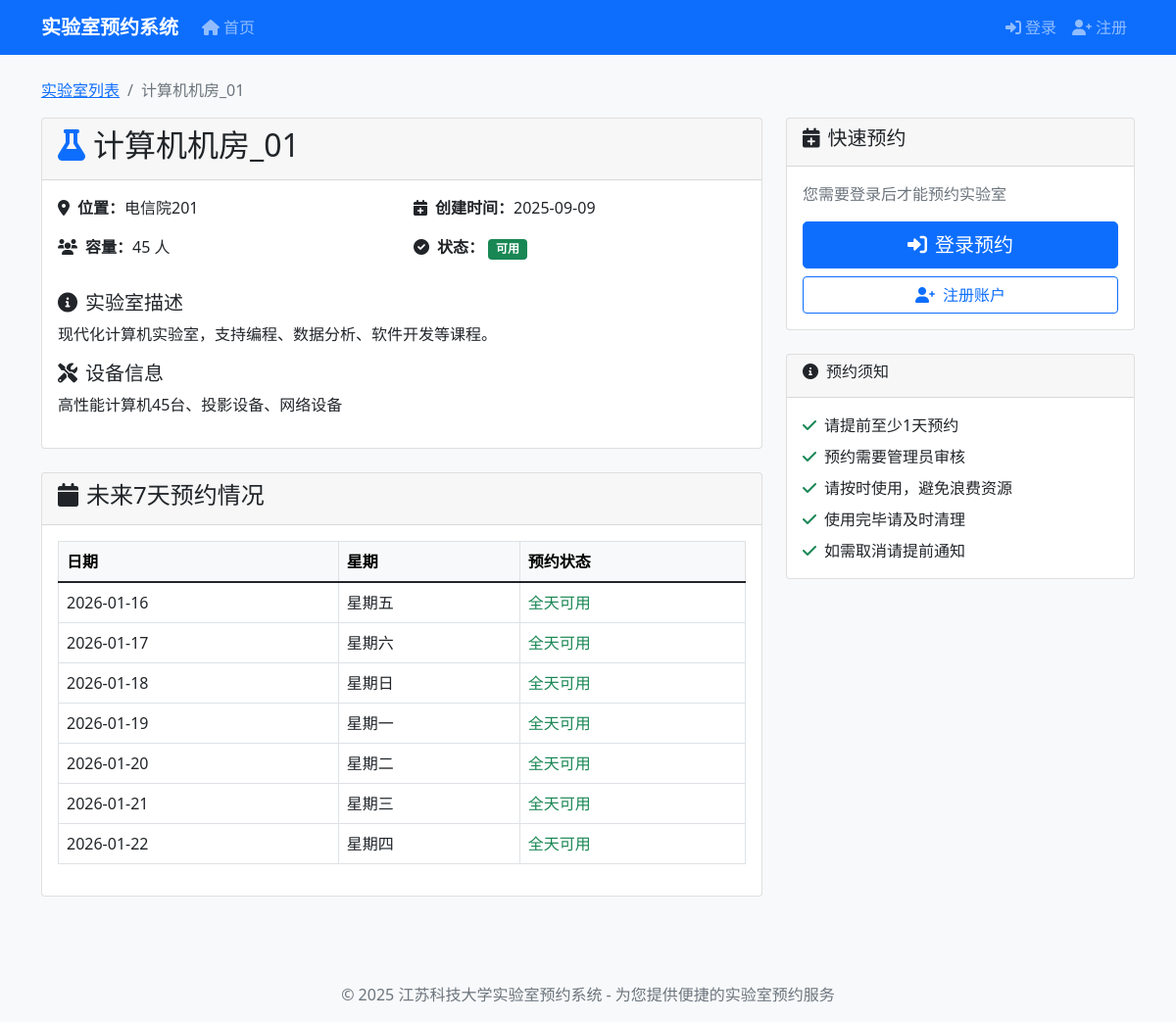
The app's page /laboratory/3/ with its own data.
### reservations/models.py (models this page shows, shortened)
class Laboratory(models.Model):
    CATEGORY_CHOICES = [
        ('physics', '物理'),
        ('chemistry', '化学'),
        ('biology', '生物'),
        ('computer', '计算机'),
        ('engineering', '工程'),
        ('mathematics', '数学'),
        ('electronics', '电子'),
        ('materials', '材料'),
        ('environmental', '环境'),
        ('medical', '医学'),
        ('other', '其他'),
    ]
    name = models.CharField(max_length=100, verbose_name="实验室名称")
    category = models.CharField(max_length=20, choices=CATEGORY_CHOICES, default='other', verbose_name="科目分类")
    location = models.CharField(max_length=200, verbose_name="位置")
    capacity = models.PositiveIntegerField(verbose_name="容量")
    equipment = models.TextField(verbose_name="设备描述", blank=True)
    description = models.TextField(verbose_name="实验室描述", blank=True)
    is_active = models.BooleanField(default=True, verbose_name="是否可用")
    created_at = models.DateTimeField(auto_now_add=True, verbose_name="创建时间")
    class Meta:
        verbose_name = "实验室"
        verbose_name_plural = "实验室"
        ordering = ['category', 'name']

### reservations/views.py (the view)
# urls.py: path('laboratory/<int:lab_id>/', views.laboratory_detail, name='laboratory_detail'),
def laboratory_detail(request, lab_id):
    laboratory = get_object_or_404(Laboratory, id=lab_id, is_active=True)
    today = timezone.now().date()
    future_dates = [today + timedelta(days=i) for i in range(7)]
    time_slots = TimeSlot.objects.filter(laboratory=laboratory, is_available=True)
    existing_reservations = Reservation.objects.filter(
        laboratory=laboratory,
        date__in=future_dates,
        status__in=['pending', 'approved']
    ).values('date', 'start_time', 'end_time')
    context = {
        'laboratory': laboratory,
        'time_slots': time_slots,
        'future_dates': future_dates,
        'existing_reservations': list(existing_reservations),
    }
    return render(request, 'reservations/laboratory_detail.html', context)

### reservations/templates/reservations/laboratory_detail.html (shortened to what this page needs)
{% extends 'reservations/base.html' %}
{% block content %}
<div class="row">
    <div class="col-12">
        <nav aria-label="breadcrumb">
            <ol class="breadcrumb">
                <li class="breadcrumb-item"><a href="{% url 'reservations:laboratory_list' %}">实验室列表</a></li>
                <li class="breadcrumb-item active">{{ laboratory.name }}</li>
            </ol>
        </nav>
    </div>
</div>
<div class="row">
    <div class="col-lg-8">
        <div class="card">
            <div class="card-header">
                <h2><i class="fas fa-flask text-primary me-2"></i>{{ laboratory.name }}</h2>
            </div>
            <div class="card-body">
                <div class="row mb-3">
                    <div class="col-md-6">
                        <p><strong><i class="fas fa-map-marker-alt me-2"></i>位置：</strong>{{ laboratory.location }}</p>
                        <p><strong><i class="fas fa-users me-2"></i>容量：</strong>{{ laboratory.capacity }} 人</p>
                    </div>
                    <div class="col-md-6">
                        <p><strong><i class="fas fa-calendar-plus me-2"></i>创建时间：</strong>{{ laboratory.created_at|date:"Y-m-d" }}</p>
                        <p><strong><i class="fas fa-check-circle me-2"></i>状态：</strong>
                            {% if laboratory.is_active %}
                                <span class="badge bg-success">可用</span>
                            {% else %}
                                <span class="badge bg-danger">不可用</span>
                            {% endif %}
                        </p>
                    </div>
                </div>
                {% if laboratory.description %}
                    <div class="mb-3">
                        <h5><i class="fas fa-info-circle me-2"></i>实验室描述</h5>
                        <p>{{ laboratory.description }}</p>
                    </div>
                {% endif %}
                {% if laboratory.equipment %}
                    <div class="mb-3">
                        <h5><i class="fas fa-tools me-2"></i>设备信息</h5>
                        <p>{{ laboratory.equipment }}</p>
                    </div>
                {% endif %}
            </div>
        </div>
        <div class="card mt-4">
            <div class="card-header">
                <h4><i class="fas fa-calendar me-2"></i>未来7天预约情况</h4>
            </div>
            <div class="card-body">
                <div class="table-responsive">
                    <table class="table table-bordered">
                        <thead class="table-light">
                            <tr>
                                <th>日期</th>
                                <th>星期</th>
                                <th>预约状态</th>
                            </tr>
                        </thead>
                        <tbody>
                            {% for date in future_dates %}
                                <tr>
                                    <td>{{ date|date:"Y-m-d" }}</td>
                                    <td>{{ date|date:"l" }}</td>
                                    <td>
                                        {% with reserved_times=existing_reservations|dictsort:"date" %}
                                            {% for reservation in reserved_times %}
                                                {% if reservation.date == date %}
                                                    <span class="badge bg-warning me-1">
                                                        {{ reservation.start_time|time:"H:i" }}-{{ reservation.end_time|time:"H:i" }}
                                                    </span>
                                                {% endif %}
                                            {% empty %}
                                                <span class="text-success">全天可用</span>
                                            {% endfor %}
                                        {% endwith %}
                                    </td>
                                </tr>
                            {% endfor %}
                        </tbody>
                    </table>
                </div>
            </div>
        </div>
    </div>
    <div class="col-lg-4">
        <div class="card">
            <div class="card-header">
                <h5><i class="fas fa-calendar-plus me-2"></i>快速预约</h5>
            </div>
            <div class="card-body">
                {% if user.is_authenticated %}
                    {% if laboratory.is_active %}
                        <p class="text-muted mb-3">点击下方按钮开始预约这个实验室</p>
                        <a href="{% url 'reservations:make_reservation' laboratory.id %}"
                           class="btn btn-primary btn-lg w-100">
                            <i class="fas fa-calendar-plus me-2"></i>立即预约
                        </a>
                    {% else %}
                        <div class="alert alert-warning">
                            <i class="fas fa-exclamation-triangle me-2"></i>
                            该实验室暂时不可预约
                        </div>
                    {% endif %}
                {% else %}
                    <p class="text-muted mb-3">您需要登录后才能预约实验室</p>
                    <a href="{% url 'reservations:login' %}?next={% url 'reservations:make_reservation' laboratory.id %}"
                       class="btn btn-primary btn-lg w-100 mb-2">
                        <i class="fas fa-sign-in-alt me-2"></i>登录预约
                    </a>
                    <a href="{% url 'reservations:register' %}"
                       class="btn btn-outline-primary w-100">
                        <i class="fas fa-user-plus me-2"></i>注册账户
                    </a>
                {% endif %}
            </div>
        </div>
        <div class="card mt-4">
            <div class="card-header">
                <h6><i class="fas fa-info-circle me-2"></i>预约须知</h6>
            </div>
            <div class="card-body">
                <ul class="list-unstyled mb-0">
                    <li class="mb-2"><i class="fas fa-check text-success me-2"></i>请提前至少1天预约</li>
                    <li class="mb-2"><i class="fas fa-check text-success me-2"></i>预约需要管理员审核</li>
                    <li class="mb-2"><i class="fas fa-check text-success me-2"></i>请按时使用，避免浪费资源</li>
                    <li class="mb-2"><i class="fas fa-check text-success me-2"></i>使用完毕请及时清理</li>
                    <li><i class="fas fa-check text-success me-2"></i>如需取消请提前通知</li>
                </ul>
            </div>
        </div>
    </div>
</div>
{% endblock %}

### reservations/templates/reservations/base.html (style rules this page uses)
body { display: flex; flex-direction: column; min-height: 100vh; background-color: #f8f9fa; }

### records on screen
Laboratory: name "计算机机房_01", location "电信院201", capacity "45", created_at "2025-09-09", description "现代化计算机实验室，支持编程、数据分析、软件开发等课程。", equipment "高性能计算机45台、投影设备、网络设备"

### other values on screen
{{ date|date:"Y-m-d" }} "2026-01-16" "2026-01-17" "2026-01-18" "2026-01-19" "2026-01-20" "2026-01-21" "2026-01-22"
{{ date|date:"l" }} "星期五" "星期六" "星期日" "星期一" "星期二" "星期三" "星期四"
